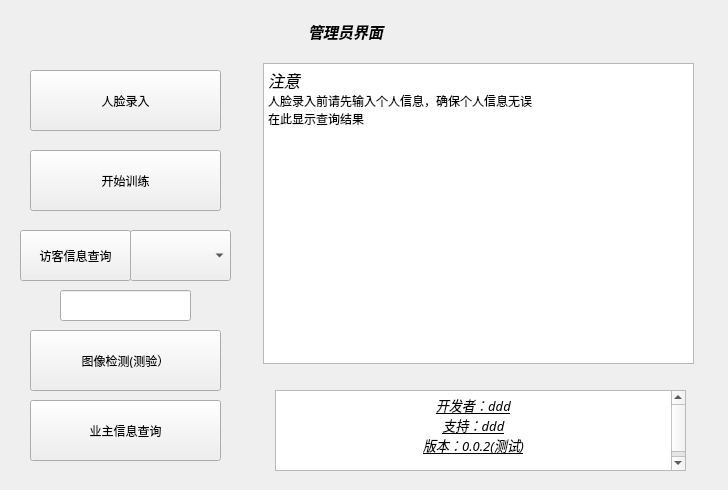
<?xml version="1.0" encoding="UTF-8"?>
<ui version="4.0">
 <class>Form</class>
 <widget class="QWidget" name="Form">
  <property name="geometry">
   <rect>
    <x>0</x>
    <y>0</y>
    <width>728</width>
    <height>490</height>
   </rect>
  </property>
  <property name="font">
   <font>
    <family>方正粗黑宋简体</family>
   </font>
  </property>
  <property name="windowTitle">
   <string>管理员界面</string>
  </property>
  <widget class="QPushButton" name="faceget">
   <property name="geometry">
    <rect>
     <x>30</x>
     <y>70</y>
     <width>191</width>
     <height>61</height>
    </rect>
   </property>
   <property name="text">
    <string>人脸录入</string>
   </property>
  </widget>
  <widget class="QPushButton" name="facetrain">
   <property name="geometry">
    <rect>
     <x>30</x>
     <y>150</y>
     <width>191</width>
     <height>61</height>
    </rect>
   </property>
   <property name="text">
    <string>开始训练</string>
   </property>
  </widget>
  <widget class="QPushButton" name="guestcheck">
   <property name="geometry">
    <rect>
     <x>20</x>
     <y>230</y>
     <width>111</width>
     <height>51</height>
    </rect>
   </property>
   <property name="text">
    <string>访客信息查询</string>
   </property>
  </widget>
  <widget class="QPushButton" name="picture">
   <property name="geometry">
    <rect>
     <x>30</x>
     <y>330</y>
     <width>191</width>
     <height>61</height>
    </rect>
   </property>
   <property name="text">
    <string>图像检测(测验）</string>
   </property>
  </widget>
  <widget class="QPushButton" name="hostcheck">
   <property name="geometry">
    <rect>
     <x>30</x>
     <y>400</y>
     <width>191</width>
     <height>61</height>
    </rect>
   </property>
   <property name="text">
    <string>业主信息查询</string>
   </property>
  </widget>
  <widget class="QTextEdit" name="textEdityes">
   <property name="geometry">
    <rect>
     <x>263</x>
     <y>63</y>
     <width>431</width>
     <height>301</height>
    </rect>
   </property>
   <property name="readOnly">
    <bool>true</bool>
   </property>
   <property name="html">
    <string>&lt;!DOCTYPE HTML PUBLIC &quot;-//W3C//DTD HTML 4.0//EN&quot; &quot;http://www.w3.org/TR/REC-html40/strict.dtd&quot;&gt;
&lt;html&gt;&lt;head&gt;&lt;meta name=&quot;qrichtext&quot; content=&quot;1&quot; /&gt;&lt;meta charset=&quot;utf-8&quot; /&gt;&lt;style type=&quot;text/css&quot;&gt;
p, li { white-space: pre-wrap; }
hr { height: 1px; border-width: 0; }
li.unchecked::marker { content: &quot;\2610&quot;; }
li.checked::marker { content: &quot;\2612&quot;; }
&lt;/style&gt;&lt;/head&gt;&lt;body style=&quot; font-family:'方正粗黑宋简体'; font-size:9pt; font-weight:400; font-style:normal;&quot;&gt;
&lt;p style=&quot; margin-top:0px; margin-bottom:0px; margin-left:0px; margin-right:0px; -qt-block-indent:0; text-indent:0px;&quot;&gt;&lt;span style=&quot; font-size:12pt; font-style:italic;&quot;&gt;注意&lt;/span&gt;&lt;/p&gt;
&lt;p style=&quot; margin-top:0px; margin-bottom:0px; margin-left:0px; margin-right:0px; -qt-block-indent:0; text-indent:0px;&quot;&gt;人脸录入前请先输入个人信息，确保个人信息无误&lt;/p&gt;
&lt;p style=&quot; margin-top:0px; margin-bottom:0px; margin-left:0px; margin-right:0px; -qt-block-indent:0; text-indent:0px;&quot;&gt;在此显示查询结果&lt;/p&gt;
&lt;p style=&quot;-qt-paragraph-type:empty; margin-top:0px; margin-bottom:0px; margin-left:0px; margin-right:0px; -qt-block-indent:0; text-indent:0px; font-style:italic;&quot;&gt;&lt;br /&gt;&lt;/p&gt;&lt;/body&gt;&lt;/html&gt;</string>
   </property>
  </widget>
  <widget class="QLabel" name="label">
   <property name="geometry">
    <rect>
     <x>270</x>
     <y>20</y>
     <width>151</width>
     <height>20</height>
    </rect>
   </property>
   <property name="text">
    <string>&lt;html&gt;&lt;head/&gt;&lt;body&gt;&lt;p align=&quot;center&quot;&gt;&lt;span style=&quot; font-size:11pt; font-weight:700; font-style:italic;&quot;&gt;管理员界面&lt;/span&gt;&lt;/p&gt;&lt;/body&gt;&lt;/html&gt;</string>
   </property>
  </widget>
  <widget class="QComboBox" name="comboBox">
   <property name="geometry">
    <rect>
     <x>130</x>
     <y>230</y>
     <width>101</width>
     <height>51</height>
    </rect>
   </property>
  </widget>
  <widget class="QTextBrowser" name="textBrowser">
   <property name="geometry">
    <rect>
     <x>275</x>
     <y>390</y>
     <width>411</width>
     <height>81</height>
    </rect>
   </property>
   <property name="html">
    <string>&lt;!DOCTYPE HTML PUBLIC &quot;-//W3C//DTD HTML 4.0//EN&quot; &quot;http://www.w3.org/TR/REC-html40/strict.dtd&quot;&gt;
&lt;html&gt;&lt;head&gt;&lt;meta name=&quot;qrichtext&quot; content=&quot;1&quot; /&gt;&lt;meta charset=&quot;utf-8&quot; /&gt;&lt;style type=&quot;text/css&quot;&gt;
p, li { white-space: pre-wrap; }
hr { height: 1px; border-width: 0; }
li.unchecked::marker { content: &quot;\2610&quot;; }
li.checked::marker { content: &quot;\2612&quot;; }
&lt;/style&gt;&lt;/head&gt;&lt;body style=&quot; font-family:'方正粗黑宋简体'; font-size:9pt; font-weight:400; font-style:normal;&quot;&gt;
&lt;p align=&quot;center&quot; style=&quot; margin-top:0px; margin-bottom:0px; margin-left:0px; margin-right:0px; -qt-block-indent:0; text-indent:0px;&quot;&gt;&lt;span style=&quot; font-size:10pt; font-style:italic; text-decoration: underline;&quot;&gt;开发者：ddd&lt;/span&gt;&lt;/p&gt;
&lt;p align=&quot;center&quot; style=&quot; margin-top:0px; margin-bottom:0px; margin-left:0px; margin-right:0px; -qt-block-indent:0; text-indent:0px;&quot;&gt;&lt;span style=&quot; font-size:10pt; font-style:italic; text-decoration: underline;&quot;&gt;支持：ddd&lt;/span&gt;&lt;/p&gt;
&lt;p align=&quot;center&quot; style=&quot; margin-top:0px; margin-bottom:0px; margin-left:0px; margin-right:0px; -qt-block-indent:0; text-indent:0px;&quot;&gt;&lt;span style=&quot; font-size:10pt; font-style:italic; text-decoration: underline;&quot;&gt;版本：0.0.2(测试)&lt;/span&gt;&lt;/p&gt;
&lt;p align=&quot;center&quot; style=&quot;-qt-paragraph-type:empty; margin-top:0px; margin-bottom:0px; margin-left:0px; margin-right:0px; -qt-block-indent:0; text-indent:0px; font-size:10pt; font-style:italic; text-decoration: underline;&quot;&gt;&lt;br /&gt;&lt;/p&gt;&lt;/body&gt;&lt;/html&gt;</string>
   </property>
  </widget>
  <widget class="QLineEdit" name="chaxun">
   <property name="geometry">
    <rect>
     <x>60</x>
     <y>290</y>
     <width>131</width>
     <height>31</height>
    </rect>
   </property>
   <property name="text">
    <string/>
   </property>
  </widget>
 </widget>
 <resources/>
 <connections/>
</ui>
